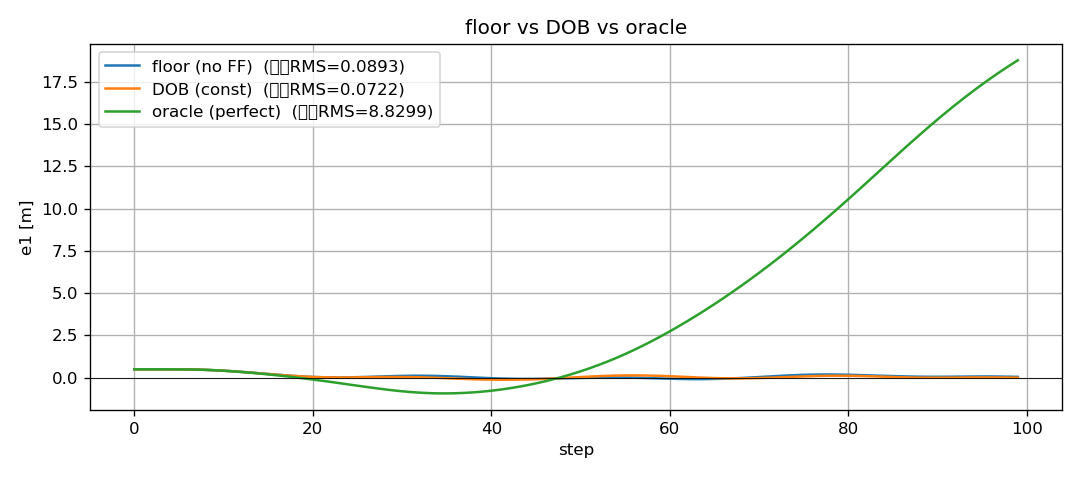

Write Python code to recreate this figure.
import numpy as np
import matplotlib.pyplot as plt
from config import VehicleConfig, MPCConfig
from model.bicycle_model import BicycleModel
from controller.mpc import MPCController
from controller.kalman import KalmanFilter

vx, N_sim = 15, 100
model = BicycleModel(VehicleConfig(), vx)
mpc = MPCController(model, MPCConfig())
Np, Nd = mpc.Np, mpc.cfg.Nd

s = np.arange(N_sim + Np + Nd)
kappa_full = 0.01 * np.sin(0.05 * s)
sigma = np.array([0.02, 0.01, 0.01, 0.01])
E, I4 = np.array([[0.],[1.],[0.],[0.]]), np.eye(4)

def true_dist(k):                      # 真实扰动(仅作用在 ė1)
    return 0.05 * np.sin(0.1 * k)

def run(mode):
    np.random.seed(0)                  # ★ 同一套噪声, 公平对比
    delay_buffer = [0.0]*Nd
    delta = applied = 0.0
    x_true = np.array([0.5, 0., 0., 0.])
    Ad_aug = np.block([[model.Ad, E], [np.zeros((1,4)), np.ones((1,1))]])
    Bd_aug = np.block([[model.Bd], [np.zeros((1,2))]])
    C_aug  = np.block([I4, np.zeros((4,1))])
    Q_aug  = np.eye(5)*1e-4; Q_aug[4:,4:] *= 100
    kf = KalmanFilter(Ad_aug, Bd_aug, C_aug, Q_aug, np.diag(sigma**2),
                      np.concatenate([x_true, [0.0]]))
    log_e1 = []
    for k in range(N_sim):
        x_meas = x_true + np.random.normal(0, sigma, size=4)
        kf.predict(applied, vx, kappa_full[k])
        z = kf.update(x_meas)
        x_est, d_scalar = z[:4], z[4]

        if   mode == "floor":   d_seq = np.zeros((Nd+Np, 4))                       # 无前馈
        elif mode == "dob":     d_seq = np.tile(E.flatten()*d_scalar, (Nd+Np, 1))  # 纯DOB(常值)
        elif mode == "oracle":  d_seq = np.outer(true_dist(k+np.arange(Nd+Np)), E.flatten())  # 完美预测

        kappa_seq = kappa_full[k:k+Np+Nd]
        delta = mpc.solve(x_est, kappa_seq, vx, delta, pending=delay_buffer, d_seq=d_seq)
        applied = delay_buffer.pop(0); delay_buffer.append(delta)
        x_true = (model.Ad @ x_true + model.Bd[:,0]*applied
                  + model.Bd[:,1]*(vx*kappa_full[k]) + np.array([0., true_dist(k), 0., 0.]))
        log_e1.append(x_true[0])
    return np.array(log_e1)

modes = {"floor (no FF)": "floor", "DOB (const)": "dob", "oracle (perfect)": "oracle"}
plt.figure(figsize=(9,4)); results = {}
for label, m in modes.items():
    e1 = run(m); results[m] = e1
    rms   = np.sqrt((e1**2).mean())            # 全程 RMS
    rms_ss= np.sqrt((e1[30:]**2).mean())       # ★ 稳态 RMS(跳过前30步收敛段)
    print(f"{label:18s} RMS={rms:.5f}  稳态RMS={rms_ss:.5f}  max|e1|={np.abs(e1).max():.5f}")
    plt.plot(e1, label=f"{label}  (稳态RMS={rms_ss:.4f})")
plt.axhline(0, color='k', lw=0.5); plt.legend(); plt.grid()
plt.xlabel("step"); plt.ylabel("e1 [m]"); plt.title("floor vs DOB vs oracle")
plt.tight_layout(); plt.savefig("compare_ff.png", dpi=120)
np.savez("compare_ff.npz", **results)          # 三条曲线也存下来
print("saved compare_ff.png / compare_ff.npz")
